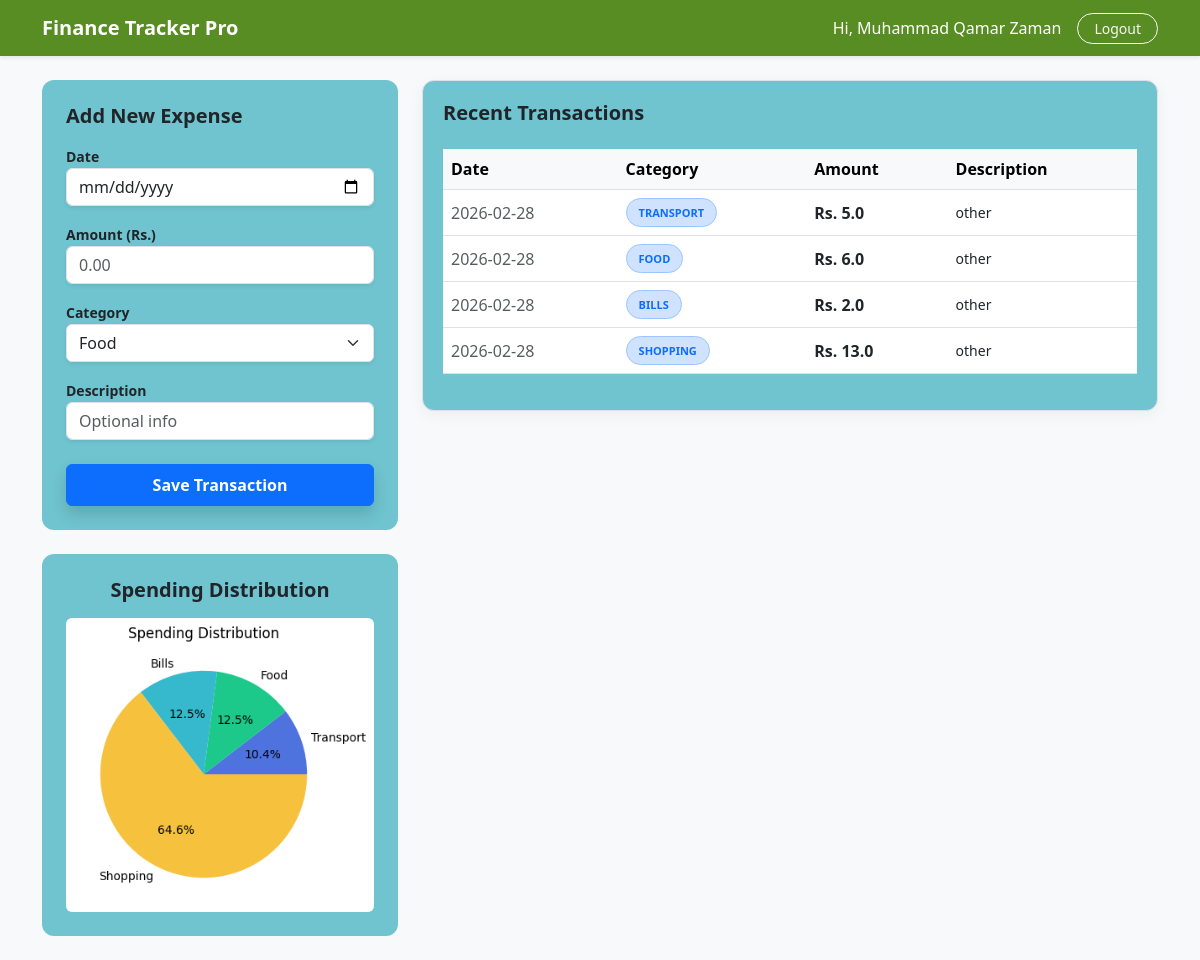
Page /dashboard (signed in) on the earlier database version.
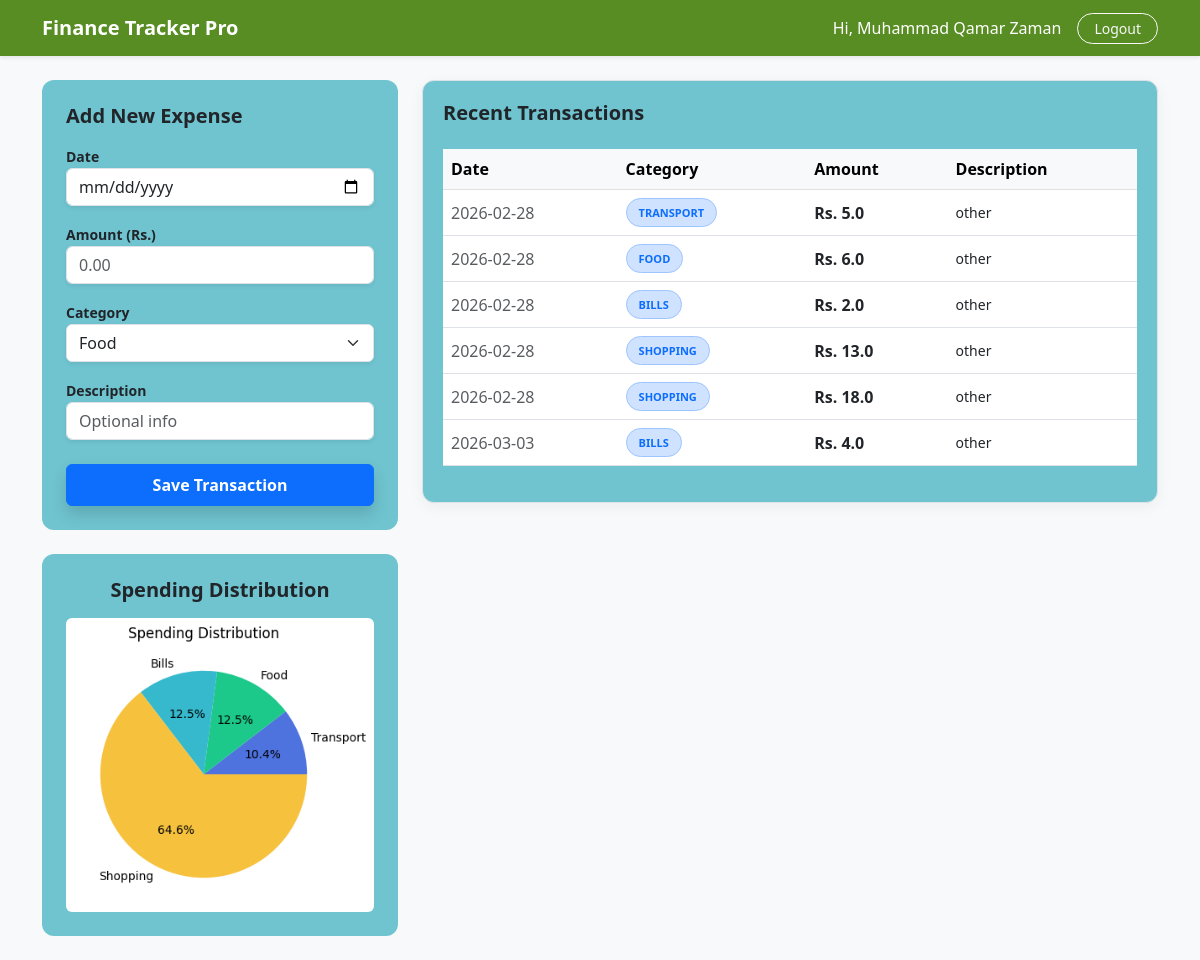
Same page on the later database version.
### app.py (models this page shows)
class Expense(db.Model):
    id = db.Column(db.Integer, primary_key=True)
    user_id = db.Column(db.Integer, db.ForeignKey('user.id'), nullable=False)
    date = db.Column(db.String(20), nullable=False)
    amount = db.Column(db.Float, nullable=False)
    category = db.Column(db.String(50), nullable=False)
    description = db.Column(db.String(200))

### app.py (the view)
@app.route('/dashboard')
def dashboard():
    if 'user_id' not in session:
        return redirect(url_for('login'))
    expenses = Expense.query.filter_by(user_id=session['user_id']).all()
    total_spent = sum(ex.amount for ex in expenses) # Total kharcha
    cat_data = {}
    for ex in expenses:
        cat_data[ex.category] = cat_data.get(ex.category, 0) + ex.amount
    chart_url = None
    if cat_data:
        plt.figure(figsize=(5, 4))
        plt.pie(cat_data.values(), labels=cat_data.keys(), autopct='%1.1f%%', colors=['#4e73df', '#1cc88a', '#36b9cc', '#f6c23e'])
        plt.title('Spending Distribution')
        if not os.path.exists('static'):
            os.makedirs('static')
        plt.savefig('static/chart.png', bbox_inches='tight')
        plt.close()
        chart_url = 'chart.png'
    return render_template('dashboard.html',
                           expenses=expenses,
                           name=session['user_name'],
                           chart=chart_url,
                           total_spent=total_spent) # Dashboard par total amount bhejna

### templates/dashboard.html (shortened to what this page needs)
<!DOCTYPE html>
<html lang="en">
<head>
    <link rel="stylesheet" href="https://cdn.jsdelivr.net/npm/bootstrap@5.3.0/dist/css/bootstrap.min.css">
</head>
<body class="bg-light">
    <nav class="navbar navbar-expand-lg navbar-dark shadow-sm mb-4">
        <div class="container">
            <a class="navbar-brand fw-bold" href="#">Finance Tracker Pro</a>
            <div class="d-flex align-items-center">
                <span class="text-white me-3 d-none d-sm-inline">Hi, {{ name }}</span>
                <a href="/logout" class="btn btn-outline-light btn-sm rounded-pill px-3">Logout</a>
            </div>
        </div>
    </nav>
    <div class="container">
        <div class="row">
            <div class="col-lg-4 mb-4">
                <div class="sidebar-card p-4 mb-4">
                    <h5 class="fw-bold mb-3">Add New Expense</h5>
                    <form action="/add_expense" method="POST">
                        <div class="mb-3">
                            <label class="small fw-bold">Date</label>
                            <input type="date" name="date" class="form-control shadow-sm" required>
                        </div>
                        <div class="mb-3">
                            <label class="small fw-bold">Amount (Rs.)</label>
                            <input type="number" name="amount" class="form-control shadow-sm" placeholder="0.00" required>
                        </div>
                        <div class="mb-3">
                            <label class="small fw-bold">Category</label>
                            <select name="category" class="form-select shadow-sm">
                                <option value="Food">Food</option>
                            </select>
                        </div>
                        <div class="mb-4">
                            <label class="small fw-bold">Description</label>
                            <input type="text" name="description" class="form-control shadow-sm" placeholder="Optional info">
                        </div>
                        <button type="submit" class="btn btn-primary w-100 fw-bold py-2 shadow">Save Transaction</button>
                    </form>
                </div>
                {% if chart %}
                <div class="sidebar-card p-4 text-center">
                    <h5 class="fw-bold mb-3">Spending Distribution</h5>
                    <img src="{{ url_for('static', filename='chart.png') }}?v={{ range(1, 9999) | random }}" class="img-fluid rounded" alt="Chart">
                </div>
                {% endif %}
            </div>
            <div class="col-lg-8">
                <div class="table-container border">
                    <h5 class="fw-bold mb-4">Recent Transactions</h5>
                    <div class="table-responsive">
                        <table class="table table-hover align-middle">
                            <thead class="table-light">
                                <tr>
                                    <th>Date</th>
                                    <th>Category</th>
                                    <th>Amount</th>
                                    <th>Description</th>
                                </tr>
                            </thead>
                            <tbody>
                                {% for expense in expenses %}
                                <tr>
                                    <td class="text-muted">{{ expense.date }}</td>
                                    <td><span class="badge bg-primary-subtle text-primary border border-primary-subtle badge-cat">{{ expense.category }}</span></td>
                                    <td class="fw-bold text-dark">Rs. {{ expense.amount }}</td>
                                    <td class="small">{{ expense.description if expense.description else '-' }}</td>
                                </tr>
                                {% endfor %}
                            </tbody>
                        </table>
                    </div>
                </div>
            </div>
        </div>
    </div>
</body>
</html>

### templates/dashboard.html (style rules this page uses)
.navbar { background-color: #588d23 !important; }
.sidebar-card { background: #6fc4d0; border-radius: 12px; border: none; transition: 0.3s; }
.table-container { background: #6fc4d0; border-radius: 12px; padding: 20px; box-shadow: 0 4px 15px rgba(0,0,0,0.05); }
.badge-cat { padding: 8px 12px; border-radius: 20px; font-size: 11px; text-transform: uppercase; }

Differences in the rows shown:
added Expense: date "2026-02-28", category "SHOPPING", amount "18.0", description "other"
added Expense: date "2026-03-03", category "BILLS", amount "4.0", description "other"
